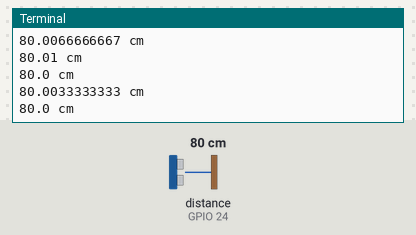
Bench run of a program on a simulated Raspberry Pi (BCM pin numbers). On the bench: the last lines printed to the terminal. Inputs (shaded band) come from the test bench; at power-on: distance to the obstacle (sensor on GPIO 24) 80 cm. The echo pulse lasts 58.3 µs per cm; the clock reads 2024-03-15 10:24:30 at power-on unless the program sets it.

Above: at 1.2 s.
1.3 s: distance to the obstacle (sensor on GPIO 24) set to 2 cm
At 1.45 s:
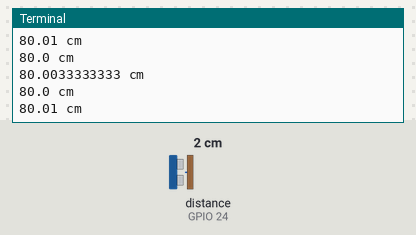
2.8 s: distance to the obstacle (sensor on GPIO 24) set to 4 cm
At 2.87 s:
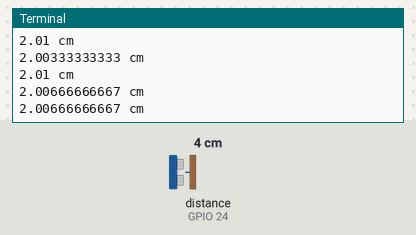
Timing chart, 0 to 5.8 s (numbered marks = the images above; inputs shaded):
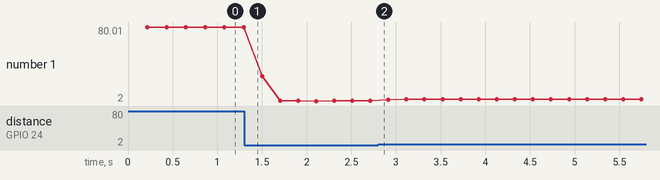

The program:

2dscan.py
```python
#!#/usr/bin/python

import RPi.GPIO as GPIO ## Import GPIO library
import time ## Import 'time' library. Allows us to use 'sleep'

GPIO.setmode(GPIO.BCM) ## Use board pin numbering

TRIG = 18
ECHO = 24
GPIO.setup(TRIG,GPIO.OUT)
GPIO.setup(ECHO,GPIO.IN)

def measure():
    GPIO.output(TRIG, True)
    time.sleep(0.00001)
    GPIO.output(TRIG, False)
    while GPIO.input(ECHO)==0:
      pass
    pulse_start = time.time()

    while GPIO.input(ECHO)==1:
      pass
    pulse_end = time.time()

    pulse_duration = pulse_end - pulse_start
    distance = pulse_duration * 17150
    distance = round(distance, 2)
    #print distance
    return distance

def measure_avg():
    d = measure()
    time.sleep(0.1)
    d += measure()
    time.sleep(0.1)
    d += measure()
    d /= 3
    return d


while True:
    try:
        d = measure_avg()
        print d, 'cm'
        '''
        if d <= 15:
            print "avoid"
        else:
            print 'move'
        '''
    except KeyboardInterrupt:
        GPIO.cleanup()
        break

GPIO.cleanup()
```

Measured:
- plotted number 1: 80.01 → 2.01 after the input at 1.3 s, 2.01 → 3.99 after the input at 2.8 s
